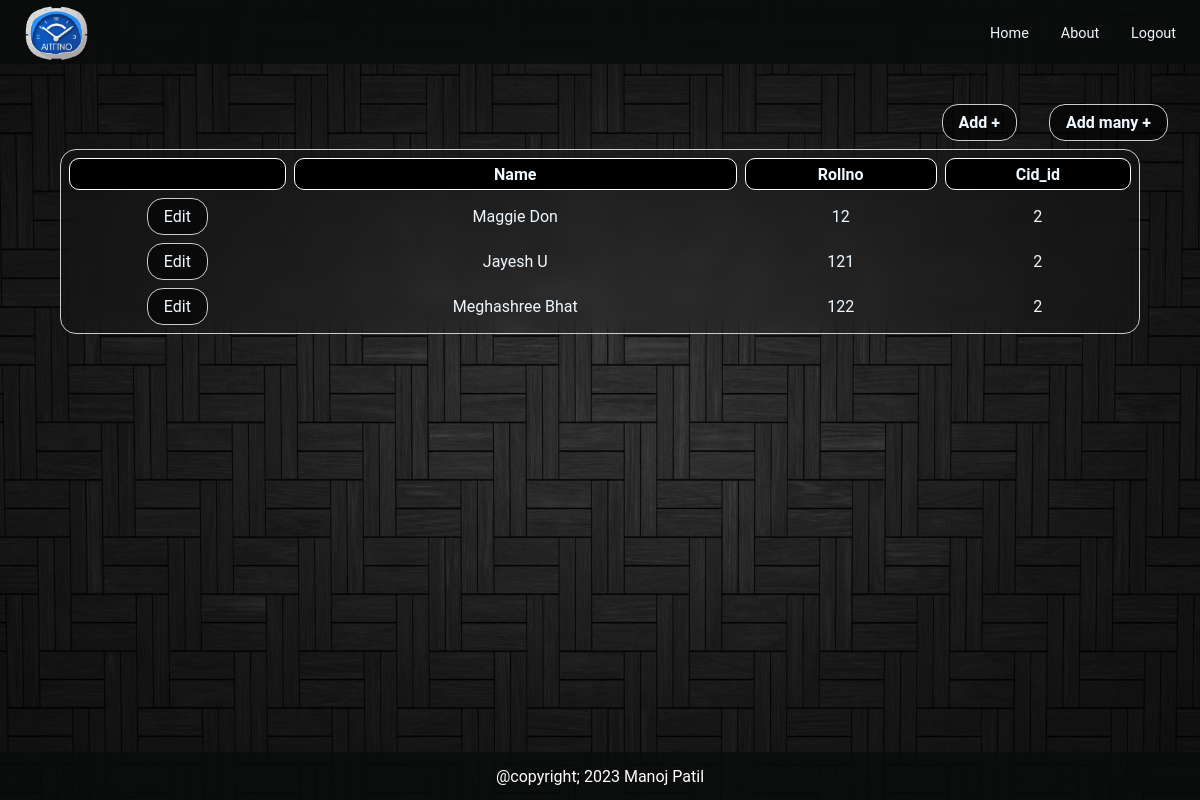
/edit/stud (signed in), run on the app's committed database.
### mainapp/models.py (models this page shows, shortened)
class Student(models.Model):
    name = models.CharField(max_length=200)
    rollno = models.IntegerField(primary_key=True)
    cid= models.ForeignKey('Class',on_delete=models.CASCADE,default=1)

### mainapp/views.py (the view)
# urls.py: path('edit/<str:option>', edit, name='edit'),
@login_required(login_url="/login/")
def edit(request,option):
    if option=='stud':
        attr=[f.attname for f in Student._meta.fields]
        data=Student.objects.all()
    elif option=='class':
        attr=[f.attname for f in Class._meta.fields]
        data=Class.objects.all()
    elif option=='sub':
        attr=[f.attname for f in Subject._meta.fields]
        data=Subject.objects.all()
    elif option=='prof':
        attr=['id', 'username', 'first_name', 'last_name', 'email']
        data=User.objects.all()
    return render(request,'mainapp/edit.html',{'option':option,'attr':attr,'data':data})

### mainapp/templatetags/getattribute.py (called while the page is built)
def getattribute(value, arg):
    if hasattr(value, str(arg)):
        return getattr(value, arg)
    elif hasattr(value, 'has_key') and value.has_key(arg):
        return value[arg]
    elif numeric_test.match(str(arg)) and len(value) > int(arg):
        return value[int(arg)]
    else:
        return settings.TEMPLATE_STRING_IF_INVALID

### mainapp/templates/mainapp/edit.html (shortened to what this page needs)
{% extends 'base.html' %}
{% load static %}
{% block css %}
{% load getattribute %}
<link rel="stylesheet" href="{% static 'mainapp/edit.css' %}">
{% endblock css %}
{% block content %}
<div class="add-section">
    <a class="add" href="/editmain/{{option}}/00">Add +</a>
    {% if option == 'stud' %}
    <a class="add-multi">Add many +</a>
    {%endif%}
</div>
<div class="block">
        <table class="inner-block">
        <thead>
            <tr class="header">
                <th></th>
                {% for a in attr %}
                <th>{{a}}</th>
                {%endfor%}
            </tr>
        </thead>
        <tbody>
            {% for value in data %}
            <tr>
                <td class="edit-outer"><a class="edit" href="/editmain/{{option}}/{{value.pk}}">Edit</a></td>
                {% for a in attr %}
            <td>{{ value|getattribute:a }}</td>
            {%endfor%}
            </tr>
            {%endfor%}
            </tbody>
        </table>
</div>
{% endblock content %}

### mainapp/static/base.css (style rules this page uses)
* { margin:0px; padding:0px; box-sizing: border-box; color: aliceblue; }
html,body { height:100%; width:100%; font-family: 'Roboto', sans-serif; color:aliceblue; z-index: -1; }
body { background: url('images/wallpaper.jpg'); background-repeat: no-repeat; background-size: cover; }

### mainapp/static/mainapp/edit.css (style rules this page uses)
.block { display: flex; width: 100%; overflow-y: auto; height: calc(100vh - 14rem); justify-content: center; align-items: flex-start; }
.add-section { display: flex; flex-direction: row; justify-content: flex-end; gap:2rem; padding:.5rem 2rem .5rem 0; }
.add-section>* { font-weight: bold; background-color: #00000091; padding: .5rem 1rem; border-radius: 1rem; border: 1px solid #ccc; cursor: pointer; }
.inner-block { backdrop-filter: blur(10px); width: 90%; border-radius: 1rem; border: 1px solid #ccc; border-spacing: .5rem; }
th { text-transform: capitalize; padding:.2rem; position: sticky; top: 0; background: black; border-radius: 10px; border: solid 1px white; border-spacing: 2rem; height:2rem; box-sizing: border-box; }
.edit { background-color: #00000091; padding: .5rem 1rem; border-radius: 1rem; border: 1px solid #ccc; cursor: pointer; }
.edit-outer { display: flex; justify-content: center; }
td { text-align: center; }
a { text-decoration: none; }

### data on the page
Student: attr "Maggie Don" "12" "2"
Student: attr "Jayesh U" "121" "2"
Student: attr "Meghashree Bhat" "122" "2"

### other printed values
{{ a }} "Name" "Rollno" "Cid_id"
